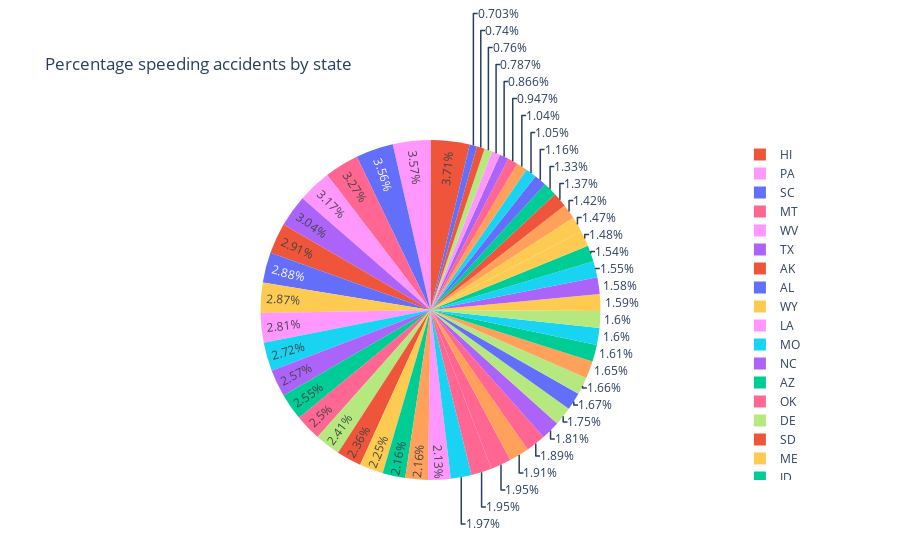

Notebook source saved alongside this figure:
### Code cell
# percentage of speeding accidents by State
fig = px.pie(df, values = 'speeding', names = 'abbrev',
             title = 'Percentage speeding accidents by state',
             labels = {'abbrev': 'State', 'speeding': 'speeding accidents'},
             color = 'speeding')
fig.show()

### Figure 1 — Plotly figure (JSON) as saved in the notebook; plotly's stock layout.template omitted (floating-point values rounded to 4 significant figures)
{"data": [{"customdata": [[7.332], [7.421], [6.51], [4.032], [4.2], [5.032], [4.968], [6.156], [2.006], [3.759], [2.964], [9.45], [5.508], [4.608], [3.625], [2.669], [4.806], [4.066], [7.175], [5.738], [4.25], [1.886], [3.384], [2.208], [2.64], [6.923], [8.346], [1.937], [5.439], [4.06], [1.792], [3.496], [3.936], [6.552], [5.497], [3.948], [6.368], [4.224], [9.1], [3.774], [9.082], [6.014], [4.095], [7.76], [4.859], [4.08], [2.413], [4.452], [8.092], [4.968], [7.308]], "domain": {"x": [0, 1], "y": [0, 1]}, "hovertemplate": "State=%{label}<br>speeding accidents=%{customdata[0]}<extra></extra>", "labels": ["AL", "AK", "AZ", "AR", "CA", "CO", "CT", "DE", "DC", "FL", "GA", "HI", "ID", "IL", "IN", "IA", "KS", "KY", "LA", "ME", "MD", "MA", "MI", "MN", "MS", "MO", "MT", "NE", "NV", "NH", "NJ", "NM", "NY", "NC", "ND", "OH", "OK", "OR", "PA", "RI", "SC", "SD", "TN", "TX", "UT", "VT", "VA", "WA", "WV", "WI", "WY"], "legendgroup": "", "marker": {"colors": ["#636efa", "#EF553B", "#00cc96", "#ab63fa", "#FFA15A", "#19d3f3", "#FF6692", "#B6E880", "#FF97FF", "#FECB52", "#636efa", "#EF553B", "#00cc96", "#ab63fa", "#FFA15A", "#19d3f3", "#FF6692", "#B6E880", "#FF97FF", "#FECB52", "#636efa", "#EF553B", "#00cc96", "#ab63fa", "#FFA15A", "#19d3f3", "#FF6692", "#B6E880", "#FF97FF", "#FECB52", "#636efa", "#EF553B", "#00cc96", "#ab63fa", "#FFA15A", "#19d3f3", "#FF6692", "#B6E880", "#FF97FF", "#FECB52", "#636efa", "#EF553B", "#00cc96", "#ab63fa", "#FFA15A", "#19d3f3", "#FF6692", "#B6E880", "#FF97FF", "#FF6692", "#FECB52"]}, "name": "", "showlegend": true, "type": "pie", "values": [7.332, 7.421, 6.51, 4.032, 4.2, 5.032, 4.968, 6.156, 2.006, 3.759, 2.964, 9.45, 5.508, 4.608, 3.625, 2.669, 4.806, 4.066, 7.175, 5.738, 4.25, 1.886, 3.384, 2.208, 2.64, 6.923, 8.346, 1.937, 5.439, 4.06, 1.792, 3.496, 3.936, 6.552, 5.497, 3.948, 6.368, 4.224, 9.1, 3.774, 9.082, 6.014, 4.095, 7.76, 4.859, 4.08, 2.413, 4.452, 8.092, 4.968, 7.308]}], "layout": {"legend": {"tracegroupgap": 0}, "title": {"text": "Percentage speeding accidents by state"}}}
